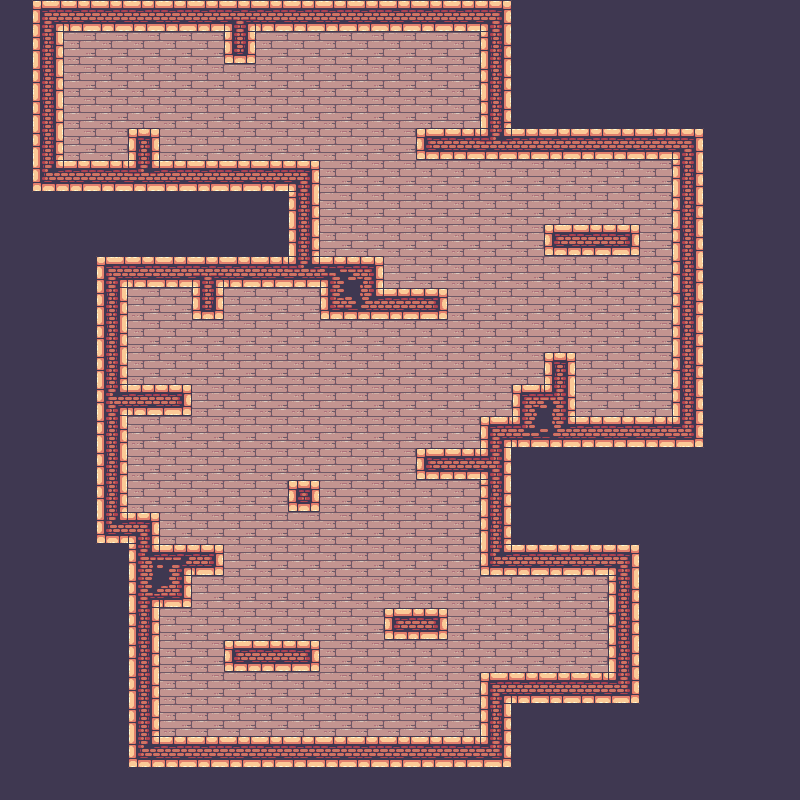

This is a level from a 2D game, rendered from its Tiled map with the project's own tilesets. A one-line summary and the complete map file follow:
An orthogonal 25x25 tile map with 32x32 px tiles, 2 tile layers (Background, Platforms).

<map version="1.4" tiledversion="1.4.2" orientation="orthogonal" renderorder="right-down" width="25" height="25" tilewidth="32" tileheight="32" infinite="0" nextlayerid="3" nextobjectid="1">
 <editorsettings>
  <export target="MapResult.lua" format="lua" />
 </editorsettings>
 <tileset firstgid="1" name="Terrain" tilewidth="32" tileheight="32" tilecount="247" columns="19">
  <image source="Ressources/TileMap/Terrain.png" width="608" height="416" />
 </tileset>
 <layer id="2" name="Background" width="25" height="25">
  <data encoding="csv">
41,41,41,41,41,41,41,41,41,41,41,41,41,41,41,41,41,41,41,41,41,41,41,41,41,
41,41,155,155,155,155,155,41,155,155,155,155,155,155,155,41,41,41,41,41,41,41,41,41,41,
41,41,155,155,155,155,155,155,155,155,155,155,155,155,155,41,41,41,41,41,41,41,41,41,41,
41,41,155,155,155,155,155,155,155,155,155,155,155,155,155,41,41,41,41,41,41,41,41,41,41,
41,41,155,155,41,155,155,155,155,155,155,155,155,41,41,41,41,41,41,41,41,41,41,41,41,
41,41,41,41,41,41,41,41,41,41,155,155,155,155,155,155,155,155,155,155,155,41,41,41,41,
41,41,41,41,41,41,41,41,41,41,155,155,155,155,155,155,155,155,155,155,155,41,41,41,41,
41,41,41,41,41,41,41,41,41,41,155,155,155,155,155,155,155,41,41,41,155,41,41,41,41,
41,41,41,41,41,41,41,41,41,41,41,41,155,155,155,155,155,155,155,155,155,41,41,41,41,
41,41,41,41,155,155,41,155,155,155,41,41,41,41,155,155,155,155,155,155,155,41,41,41,41,
41,41,41,41,155,155,155,155,155,155,155,155,155,155,155,155,155,155,155,155,155,41,41,41,41,
41,41,41,41,155,155,155,155,155,155,155,155,155,155,155,155,155,41,155,155,155,41,41,41,41,
41,41,41,41,41,41,155,155,155,155,155,155,155,155,155,155,41,41,155,155,155,41,41,41,41,
41,41,41,41,155,155,155,155,155,155,155,155,155,155,155,41,41,41,41,41,41,41,41,41,41,
41,41,41,41,155,155,155,155,155,155,155,155,155,41,41,41,41,41,41,41,41,41,41,41,41,
41,41,41,41,155,155,155,155,155,41,155,155,155,155,155,41,41,41,41,41,41,41,41,41,41,
41,41,41,41,41,155,155,155,155,155,155,155,155,155,155,41,41,41,41,41,41,41,41,41,41,
41,41,41,41,41,41,41,155,155,155,155,155,155,155,155,41,41,41,41,41,41,41,41,41,41,
41,41,41,41,41,41,155,155,155,155,155,155,155,155,155,155,155,155,155,41,41,41,41,41,41,
41,41,41,41,41,155,155,155,155,155,155,155,97,99,155,155,155,155,155,41,41,41,41,41,41,
41,41,41,41,41,155,155,41,41,41,155,155,155,155,155,155,155,155,155,41,41,41,41,41,41,
41,41,41,41,41,155,155,155,155,155,155,155,155,155,155,41,41,41,41,41,41,41,41,41,41,
41,41,41,41,41,155,155,155,155,155,155,155,155,155,155,41,41,41,41,41,41,41,41,41,41,
41,41,41,41,41,41,41,41,41,41,41,41,41,41,41,41,41,41,41,41,41,41,41,41,41,
41,41,41,41,41,41,41,41,41,41,41,41,41,41,41,41,41,41,41,41,41,41,41,41,41
</data>
 </layer>
 <layer id="1" name="Platforms" width="25" height="25">
  <data encoding="csv">
0,93,98,98,98,98,98,90,98,98,98,98,98,98,98,94,0,0,0,0,0,0,0,0,0,
0,44,0,0,0,1,2,63,4,1,2,3,4,5,6,44,8,9,0,0,0,0,0,0,0,
0,44,0,0,0,1,2,3,4,1,2,3,4,5,6,44,8,9,9,0,0,0,0,0,0,
0,44,0,0,0,1,2,3,4,1,2,3,4,5,1,44,3,4,5,6,7,8,9,9,9,
0,44,0,0,25,0,1,2,3,1,1,2,3,97,98,110,98,98,98,98,98,94,9,8,9,
0,112,98,98,110,98,98,98,98,94,1,2,3,4,1,2,3,4,5,6,7,44,9,8,9,
0,0,0,0,0,0,1,2,3,44,2,1,2,3,4,1,2,3,4,5,6,44,8,9,9,
0,0,0,0,0,0,1,2,3,44,2,1,2,3,4,1,2,97,98,99,6,44,8,9,8,
0,0,0,93,98,98,90,98,98,110,85,23,0,2,3,4,1,2,3,4,5,44,7,8,9,
0,0,0,44,0,0,63,0,0,0,59,103,98,99,0,0,0,0,0,0,0,44,9,9,9,
0,0,0,44,0,0,0,0,0,0,0,0,0,0,0,0,0,0,0,0,0,44,9,9,9,
0,0,0,44,0,0,0,0,0,0,0,0,0,0,0,0,0,25,0,0,0,44,0,0,0,
0,0,0,109,98,99,0,0,0,0,0,0,0,0,0,0,21,107,0,0,0,44,0,0,0,
0,0,0,44,0,0,0,0,0,0,0,0,0,0,0,93,104,103,98,98,98,113,0,0,0,
0,0,0,44,0,0,0,0,0,0,0,0,0,97,98,91,0,0,0,0,0,0,0,7,8,
0,0,0,44,0,0,0,0,0,101,0,0,0,0,0,44,0,0,0,0,0,0,0,0,0,
0,0,0,112,94,0,0,0,0,0,0,0,0,0,0,44,0,0,0,0,0,0,0,0,0,
0,0,0,0,106,84,99,0,0,0,0,0,0,0,0,112,98,98,98,94,0,0,0,0,0,
0,0,0,0,87,61,0,0,0,0,0,0,0,0,0,0,0,0,0,44,0,0,0,0,0,
0,0,0,0,44,0,0,0,0,0,0,0,0,0,0,0,0,0,0,44,0,0,0,0,0,
0,0,0,0,44,0,0,97,98,99,0,0,0,0,0,0,0,0,0,44,0,0,0,0,0,
0,0,0,0,44,0,0,0,0,0,0,0,0,0,0,93,98,98,98,113,0,0,0,0,0,
0,0,0,0,44,0,0,0,0,0,0,0,0,0,0,44,0,0,0,0,0,0,0,0,0,
0,0,0,0,112,98,98,98,98,98,98,98,98,98,98,113,0,0,0,0,0,0,0,0,0,
0,0,0,0,0,0,0,0,0,0,0,0,0,0,0,0,0,0,0,0,0,0,0,0,0
</data>
 </layer>
</map>
